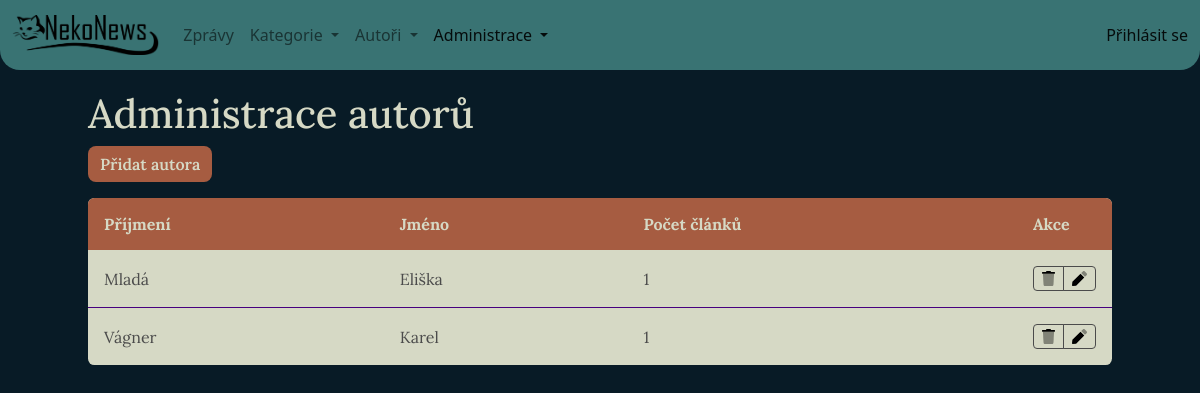
/admin/authors.php, run on an earlier commit of the app's database.
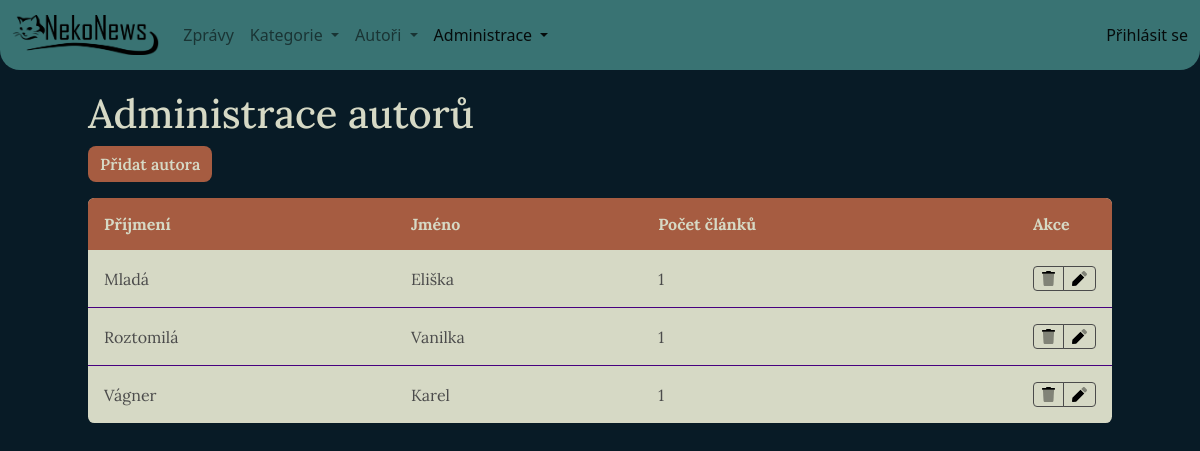
And on a later commit of the database.
### tables this page shows
CREATE TABLE `author`
(
    `id`            int(11)                            NOT NULL,
    `name`          varchar(20)  NOT NULL,
    `surname`       varchar(50)  NOT NULL,
    `profile_photo` varchar(500) NOT NULL
);

### model/Database.php (called while the page is built, shortened)
<?php
class Database
{
    private $conn;
    public function __construct()
    {
        $this->conn = new PDO('mysql:host=' . self::HOST . ';dbname=' . self::DBNAME ,
            self::USER,
            self::PASS, [
                PDO::ATTR_ERRMODE => PDO::ERRMODE_EXCEPTION
            ]);
        $this->conn->query('SET NAMES utf8');
    }
    public function selectAll($sql, $params = [])
    {
        $stmt = $this->execute($sql, $params);
        return $stmt->fetchAll();
    }
    protected function execute($sql, $params)
    {
        $stmt = $this->conn->prepare($sql);
        $stmt->execute($params);
        return $stmt;
    }
}

### model/BaseRepository.php (called while the page is built, shortened)
<?php
abstract class BaseRepository
{
    public function __construct(Database $db)
    {
        $this->dbConn = $db;
    }
}

### model/AuthorRepository.php (called while the page is built, shortened)
<?php
class AuthorRepository extends BaseRepository
{
    public function getAuthorTableData()
    {
        $query = '
            SELECT
                au.id as id,
                au.surname as surname,
                au.name as name,
                COUNT(ar.id) as article_count
            FROM author au
                LEFT JOIN article ar on ar.author_id = au.id
            GROUP BY au.surname, au.name
            ORDER BY au.surname
        ';
        return $this->dbConn->selectAll($query);
    }
}

### admin/authors.php (the view, shortened to what this page needs)
<?php
require_once '../tools/Tools.php';
$db = new Database();
$authorRepo = new AuthorRepository($db);
$tableData = $authorRepo->getAuthorTableData()
?>
<html lang="cs">
<head>
    <link rel="stylesheet" href="../source/styles/rwd-table.css">
    <link rel="stylesheet" href="../source/styles/style.css">
</head>
<body>
<?php
require_once '../source/pages/navbar.php';
?>
<main>
    <section class="page-header white-font">
        <h1>Administrace autorů</h1>
        <a href="author-editor.php">
            <button type="button" class="btn btn-bd-primary">Přidat autora</button>
        </a>
    </section>
    <div class="table-container">
        <table class="rwd-table">
            <tr>
                <th>Příjmení</th>
                <th>Jméno</th>
                <th>Počet článků</th>
                <th>Akce</th>
            </tr>
            <?php foreach ($tableData as $row) { ?>
                <tr>
                    <td data-th="Příjmení"><?= $row['surname'] ?></td>
                    <td data-th="Jméno"><?= $row['name'] ?></td>
                    <td data-th="Počet článků"><?= $row['article_count'] ?></td>
                    <td data-th="Akce" class="action-column">
                        <div class="btn-group btn-group-sm table-edit-buttons" role="group"
                             aria-label="Small button group">
                            <a href="delete.php?from=authors&id=<?= $row['id'] ?>"
                               type="button" class="btn btn-outline-dark btn-delete"
                                <?php if ($row['article_count'] > 0) { ?>
                                    data-bs-toggle="modal" data-bs-target="#exampleModal"
                                <?php } ?>
                            >
                                <img src="../source/icons/trash.svg" alt="smazat" class="table-icon">
                            </a>
                            <a href="author-editor.php?id=<?= $row['id'] ?>" type="button"
                               class="btn btn-outline-dark btn-edit ">
                                <img src="../source/icons/pen.svg" alt="upravit" class="table-icon">
                            </a>
                        </div>
                    </td>
                </tr>
            <?php } ?>
        </table>
    </div>
</main>
</body>
</html>

What changed in the data, as far as the page shows it:
added author: surname "Roztomilá", name "Vanilka", article_count "1"
